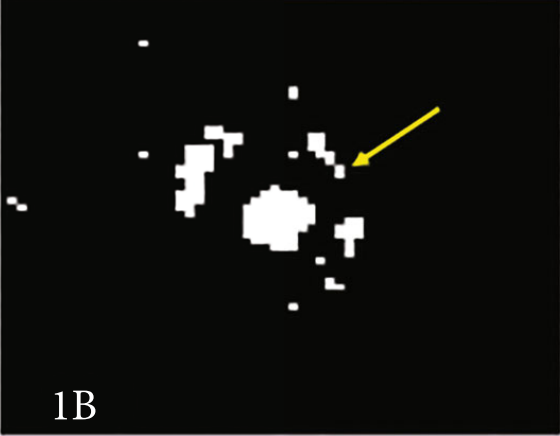
#> input picture similarity_index/2.png, 560 x 436 px
$ jupyter execute 'Connectivity Analysis.ipynb'
#> lines starting #> are read from the running program, lines starting #| are printed output that depends on the picture; after the words box and inside, x2 and y2 are one past the last pixel; in counts of white or black regions, pixels touching at a corner belong together; long printed decimals are rounded
[cell 1]
import cv2
import numpy as np
from skimage.color import rgb2lab
from sklearn.cluster import KMeans
import matplotlib.pyplot as plt
from skimage.measure import label, regionprops

# Function to calculate mean color value for a given label
def calculate_mean_color_from_label(image, labels, label):
    mask = labels == label
    return np.mean(image[mask], axis=0)

# Function to calculate similarity index
def calculate_similarity(mean_color1, mean_color2):
    similarity = np.linalg.norm(mean_color1 - mean_color2)
    return similarity

# Function to analyze clusters
def analyze_clusters(labels, n_clusters):
    for i in range(n_clusters):
        cluster_mask = labels == i
        labeled_cluster = label(cluster_mask)

        # Analyze properties of each region in the cluster
        for region in regionprops(labeled_cluster):
            # Example properties: Area, Eccentricity, Bounding box
            area = region.area
            eccentricity = region.eccentricity
            bbox = region.bbox
            print(f"Cluster {i}, Region Area: {area}, Eccentricity: {eccentricity}, BBox: {bbox}")

# Load the image
image_path = '2.png'
image = cv2.imread(image_path)
#> image is the input picture: shape (436, 560, 3); mean B, G, R 16, 18.3, 18

if image is None:
    print(f"Error: Image at {image_path} not found or could not be read.")
    exit()

# Convert the image from BGR to RGB
image = cv2.cvtColor(image, cv2.COLOR_BGR2RGB)

# Convert the image to CIELAB color space
lab_image = rgb2lab(image)
#> lab_image: shape (436, 560, 3) float64; mean of channels 0, 1, 2 6.2, -0.4, 0.9

# Reshape the image into a 2D array of pixels
pixels = lab_image.reshape((-1, 3))

# Perform k-means clustering
kmeans = KMeans(n_clusters=2, random_state=0, n_init=50)
labels = kmeans.fit_predict(pixels)

# Reshape the labels
labels = labels.reshape(lab_image.shape[:2])
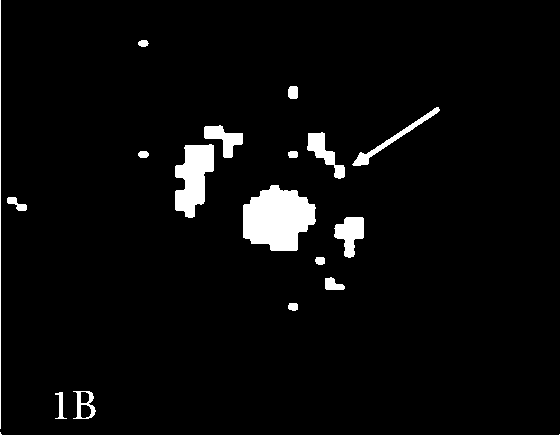
#> labels: shape (436, 560) int32; values 0 (black) and 1 (white), 4.2% white; 18 white regions, largest, box (x1, y1, x2, y2) and area: (243, 185, 316, 251) 3494, (175, 144, 214, 218) 1906, (334, 217, 364, 258) 754

# Visualize the original image and clustering result
fig, ax = plt.subplots(1, 2, figsize=(12, 6))
ax[0].imshow(image)
ax[0].set_title('Original Image')
ax[1].imshow(labels, cmap='jet')
ax[1].set_title('Clustering Result')
plt.show()
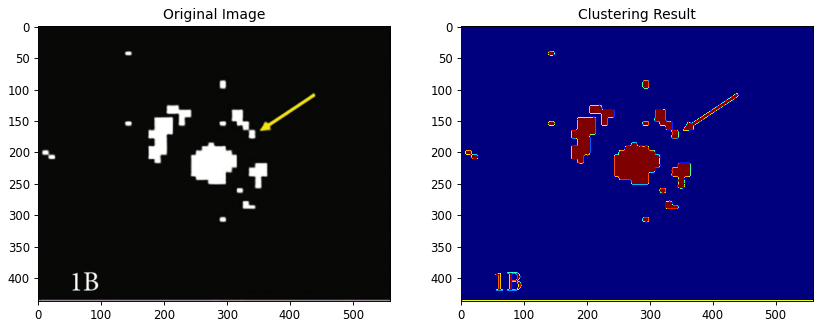
#> figure drawn by matplotlib, 2 panels

# Check the number of unique labels
unique_labels = np.unique(labels)
#> unique_labels = [0, 1]
print(f"Unique labels after clustering: {unique_labels}")
#| Unique labels after clustering: [0 1]

if len(unique_labels) != 2:
    print("Error: k-means did not produce two distinct regions.")
    exit()

# Calculate mean color values for each cluster
mean_color_tissue1 = calculate_mean_color_from_label(lab_image, labels, unique_labels[0])
#> mean_color_tissue1 = [2.57, -0.391, 0.735]
mean_color_tissue2 = calculate_mean_color_from_label(lab_image, labels, unique_labels[1])
#> mean_color_tissue2 = [90.26, -0.322, 4.57]

# Calculate similarity index
similarity_index = calculate_similarity(mean_color_tissue1, mean_color_tissue2)
#> in calculate_similarity, `similarity = np.linalg.norm(mean_color1 - mean_color2)`: similarity = 87.77
#> similarity_index = 87.77

# Print the similarity index
print("Similarity Index between Tissue 1 and Tissue 2:", similarity_index)
#| Similarity Index between Tissue 1 and Tissue 2: 87.769

# Analyze clusters for homogeneity/heterogeneity
analyze_clusters(labels, len(unique_labels))

[cell 2]
import cv2
import numpy as np
from skimage.color import rgb2lab
from sklearn.cluster import KMeans
import matplotlib.pyplot as plt
from skimage.measure import label, regionprops

# Function to calculate mean color value for a given label
def calculate_mean_color_from_label(image, labels, label):
    mask = labels == label
    return np.mean(image[mask], axis=0)

# Function to calculate similarity index
def calculate_similarity(mean_color1, mean_color2):
    similarity = np.linalg.norm(mean_color1 - mean_color2)
    return similarity

# Function to analyze clusters
def analyze_clusters(labels, n_clusters):
    for i in range(n_clusters):
        cluster_mask = labels == i
        labeled_cluster = label(cluster_mask)

        # Analyze properties of each region in the cluster
        for region in regionprops(labeled_cluster):
            # Example properties: Area, Eccentricity, Bounding box
            area = region.area
            eccentricity = region.eccentricity
            bbox = region.bbox
            print(f"Cluster {i}, Region Area: {area}, Eccentricity: {eccentricity}, BBox: {bbox}")

# Load the image
image_path = '1.png'
image = cv2.imread(image_path)
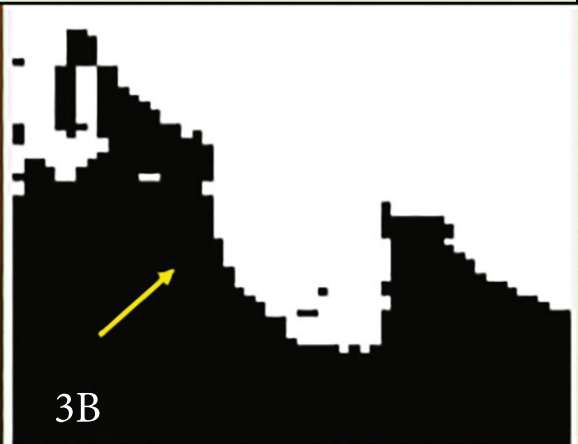
#> input picture similarity_index/1.png, 578 x 444 px
#> image is the input picture: shape (444, 578, 3); mean B, G, R 135.2, 137.1, 137.1

if image is None:
    print(f"Error: Image at {image_path} not found or could not be read.")
    exit()

# Convert the image from BGR to RGB
image = cv2.cvtColor(image, cv2.COLOR_BGR2RGB)

# Convert the image to CIELAB color space
lab_image = rgb2lab(image)
#> lab_image: shape (444, 578, 3) float64; mean of channels 0, 1, 2 53.4, -0.2, 0.8

# Reshape the image into a 2D array of pixels
pixels = lab_image.reshape((-1, 3))

# Perform k-means clustering
kmeans = KMeans(n_clusters=2, random_state=0, n_init=50)
labels = kmeans.fit_predict(pixels)

# Reshape the labels
labels = labels.reshape(lab_image.shape[:2])
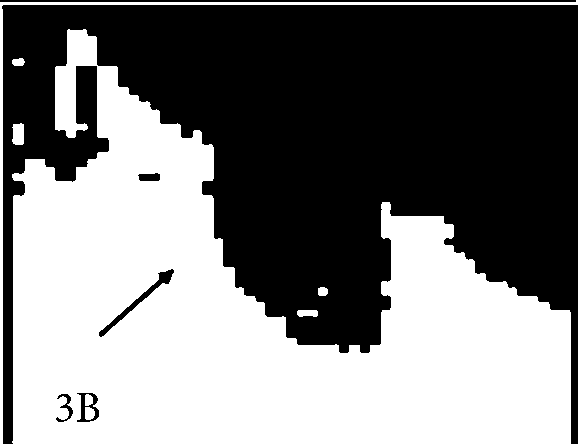
#> labels: shape (444, 578) int32; values 0 (black) and 1 (white), 47.5% white; 8 white regions, largest, box (x1, y1, x2, y2) and area: (12, 29, 571, 444) 118040, (0, 0, 578, 444) 3052, (12, 123, 24, 145) 234

# Visualize the original image and clustering result
fig, ax = plt.subplots(1, 2, figsize=(12, 6))
ax[0].imshow(image)
ax[0].set_title('Original Image')
ax[1].imshow(labels, cmap='jet')
ax[1].set_title('Clustering Result')
plt.show()

# Check the number of unique labels
unique_labels = np.unique(labels)
print(f"Unique labels after clustering: {unique_labels}")
#| Unique labels after clustering: [0 1]

if len(unique_labels) != 2:
    print("Error: k-means did not produce two distinct regions.")
    exit()

# Calculate mean color values for each cluster
mean_color_tissue1 = calculate_mean_color_from_label(lab_image, labels, unique_labels[0])
#> mean_color_tissue1 = [98.83, -0.297, 0.692]
mean_color_tissue2 = calculate_mean_color_from_label(lab_image, labels, unique_labels[1])
#> mean_color_tissue2 = [3.11, -0.179, 0.98]

# Calculate similarity index
similarity_index = calculate_similarity(mean_color_tissue1, mean_color_tissue2)
#> in calculate_similarity, `similarity = np.linalg.norm(mean_color1 - mean_color2)`: similarity = 95.72
#> similarity_index = 95.72

# Print the similarity index
print("Similarity Index between Tissue 1 and Tissue 2:", similarity_index)
#| Similarity Index between Tissue 1 and Tissue 2: 95.721

# Analyze clusters for homogeneity/heterogeneity
analyze_clusters(labels, len(unique_labels))
#> the loop in analyze_clusters, `for i in range(n_clusters):` made 2 passes
#> pass 1, in analyze_clusters, `labeled_cluster = label(cluster_mask)`:
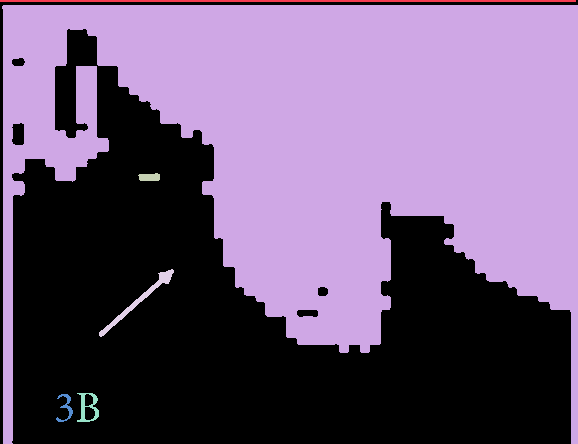
#> labeled_cluster: shape (444, 578) int32; 7 distinct labels, from 0 to 6; one colour per label, 0 black
#> pass 2, in analyze_clusters, `labeled_cluster = label(cluster_mask)`:
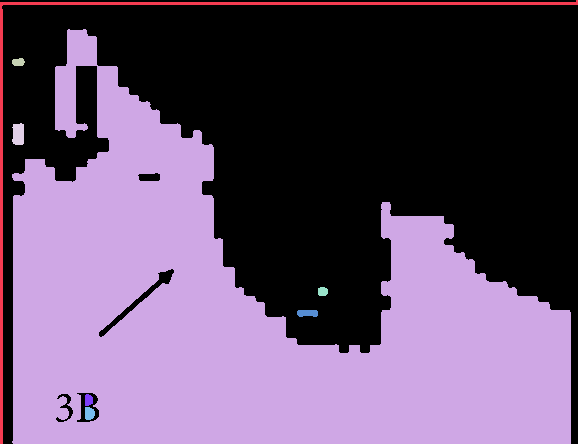
#> labeled_cluster: shape (444, 578) int32; 9 distinct labels, from 0 to 8; one colour per label, 0 black

[cell 3]
import cv2
import numpy as np
from skimage.color import rgb2lab
from sklearn.cluster import KMeans
import matplotlib.pyplot as plt
from skimage.measure import label, regionprops

# Function to calculate mean color value for a given label
def calculate_mean_color_from_label(image, labels, label):
    mask = labels == label
    return np.mean(image[mask], axis=0)

# Function to calculate similarity index
def calculate_similarity(mean_color1, mean_color2):
    similarity = np.linalg.norm(mean_color1 - mean_color2)
    return similarity

# Function to analyze clusters
def analyze_clusters(labels, n_clusters, lab_image):
    for i in range(n_clusters):
        cluster_mask = labels == i
        labeled_cluster = label(cluster_mask)

        # Displaying each cluster mask
        plt.figure()
        plt.imshow(cluster_mask, cmap='gray')
        plt.title(f'Cluster {i} Mask')
        plt.show()

        # Analyze properties of each region in the cluster
        for region in regionprops(labeled_cluster):
            area = region.area
            eccentricity = region.eccentricity
            bbox = region.bbox
            print(f"Cluster {i}, Region Area: {area}, Eccentricity: {eccentricity}, BBox: {bbox}")

            # [9 lines of commented-out code are left out]
image_path = '2.png'
image = cv2.imread(image_path)

if image is None:
    print(f"Error: Image at {image_path} not found or could not be read.")
    exit()

# Convert the image from BGR to RGB
image = cv2.cvtColor(image, cv2.COLOR_BGR2RGB)

# Convert the image to CIELAB color space
lab_image = rgb2lab(image)

# Reshape the image into a 2D array of pixels
pixels = lab_image.reshape((-1, 3))

# Perform k-means clustering
kmeans = KMeans(n_clusters=2, random_state=0, n_init=50)
labels = kmeans.fit_predict(pixels)

# Reshape the labels
labels = labels.reshape(lab_image.shape[:2])

# Visualize the original image and clustering result
fig, ax = plt.subplots(1, 2, figsize=(12, 6))
ax[0].imshow(image)
ax[0].set_title('Original Image')
ax[1].imshow(labels, cmap='jet')
ax[1].set_title('Clustering Result')
plt.show()

# Check the number of unique labels
unique_labels = np.unique(labels)
print(f"Unique labels after clustering: {unique_labels}")
#| Unique labels after clustering: [0 1]

if len(unique_labels) != 2:
    print("Error: k-means did not produce two distinct regions.")
    exit()

# Calculate mean color values for each cluster
mean_color_tissue1 = calculate_mean_color_from_label(lab_image, labels, unique_labels[0])
#> mean_color_tissue1 = [2.57, -0.391, 0.735]
mean_color_tissue2 = calculate_mean_color_from_label(lab_image, labels, unique_labels[1])
#> mean_color_tissue2 = [90.26, -0.322, 4.57]

# Calculate similarity index
similarity_index = calculate_similarity(mean_color_tissue1, mean_color_tissue2)
#> in calculate_similarity, `similarity = np.linalg.norm(mean_color1 - mean_color2)`: similarity = 87.77
#> similarity_index = 87.77
print("Similarity Index between Tissue 1 and Tissue 2:", similarity_index)
#| Similarity Index between Tissue 1 and Tissue 2: 87.769

# Analyze clusters for homogeneity/heterogeneity
analyze_clusters(labels, len(unique_labels), lab_image)

[cell 4]
import cv2
import numpy as np
from skimage.color import rgb2lab
from sklearn.cluster import KMeans
import matplotlib.pyplot as plt
from skimage.measure import label, regionprops

# Function to calculate mean color value for a given label
def calculate_mean_color_from_label(image, labels, label):
    mask = labels == label
    return np.mean(image[mask], axis=0)

# Function to calculate similarity index
def calculate_similarity(mean_color1, mean_color2):
    similarity = np.linalg.norm(mean_color1 - mean_color2)
    return similarity

# Function to analyze clusters
def analyze_clusters(labels, n_clusters, lab_image):
    for i in range(n_clusters):
        cluster_mask = labels == i
        labeled_cluster = label(cluster_mask)

        # Displaying each cluster mask
        plt.figure()
        plt.imshow(cluster_mask, cmap='gray')
        plt.title(f'Cluster {i} Mask')
        plt.show()

        # Analyze properties of each region in the cluster
        for region in regionprops(labeled_cluster):
            area = region.area
            eccentricity = region.eccentricity
            bbox = region.bbox
            print(f"Cluster {i}, Region Area: {area}, Eccentricity: {eccentricity}, BBox: {bbox}")

            # [9 lines of commented-out code are left out]
image_path = '3.png'
image = cv2.imread(image_path)
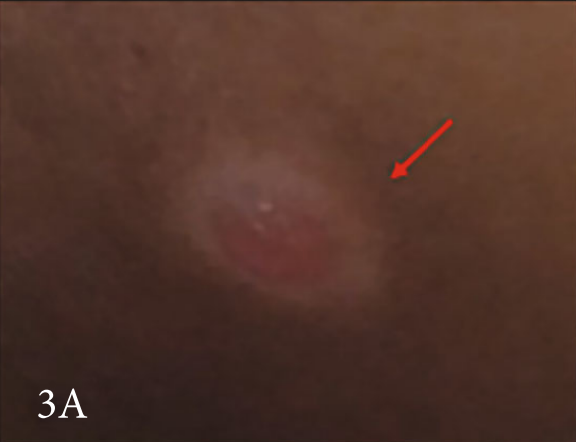
#> input picture similarity_index/3.png, 576 x 442 px
#> image is the input picture: shape (442, 576, 3); mean B, G, R 42.4, 52.5, 82.3

if image is None:
    print(f"Error: Image at {image_path} not found or could not be read.")
    exit()

# Convert the image from BGR to RGB
image = cv2.cvtColor(image, cv2.COLOR_BGR2RGB)

# Convert the image to CIELAB color space
lab_image = rgb2lab(image)
#> lab_image: shape (442, 576, 3) float64; mean of channels 0, 1, 2 25.1, 11.9, 11.8

# Reshape the image into a 2D array of pixels
pixels = lab_image.reshape((-1, 3))

# Perform k-means clustering
kmeans = KMeans(n_clusters=2, random_state=0, n_init=50)
labels = kmeans.fit_predict(pixels)

# Reshape the labels
labels = labels.reshape(lab_image.shape[:2])
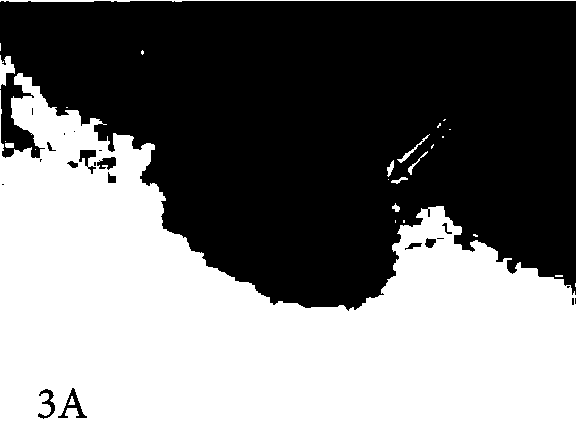
#> labels: shape (442, 576) int32; values 0 (black) and 1 (white), 48.2% white; 26 white regions (16 under 20 px), largest, box (x1, y1, x2, y2) and area: (0, 73, 576, 442) 121243, (0, 0, 576, 2) 686, (0, 55, 15, 89) 269

# Visualize the original image and clustering result
fig, ax = plt.subplots(1, 2, figsize=(12, 6))
ax[0].imshow(image)
ax[0].set_title('Original Image')
ax[1].imshow(labels, cmap='jet')
ax[1].set_title('Clustering Result')
plt.show()

# Check the number of unique labels
unique_labels = np.unique(labels)
print(f"Unique labels after clustering: {unique_labels}")
#| Unique labels after clustering: [0 1]

if len(unique_labels) != 2:
    print("Error: k-means did not produce two distinct regions.")
    exit()

# Calculate mean color values for each cluster
mean_color_tissue1 = calculate_mean_color_from_label(lab_image, labels, unique_labels[0])
#> mean_color_tissue1 = [30.67, 13.93, 14.54]
mean_color_tissue2 = calculate_mean_color_from_label(lab_image, labels, unique_labels[1])
#> mean_color_tissue2 = [19.09, 9.82, 8.86]

# Calculate similarity index
similarity_index = calculate_similarity(mean_color_tissue1, mean_color_tissue2)
#> in calculate_similarity, `similarity = np.linalg.norm(mean_color1 - mean_color2)`: similarity = 13.54
#> similarity_index = 13.54
print("Similarity Index between Tissue 1 and Tissue 2:", similarity_index)
#| Similarity Index between Tissue 1 and Tissue 2: 13.539

# Analyze clusters for homogeneity/heterogeneity
analyze_clusters(labels, len(unique_labels), lab_image)
#> the loop in analyze_clusters, `for i in range(n_clusters):` made 2 passes
#> pass 1, in analyze_clusters, `labeled_cluster = label(cluster_mask)`:
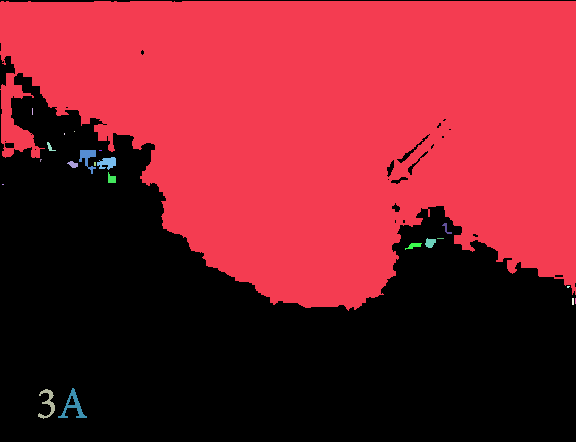
#> labeled_cluster: shape (442, 576) int32; 23 distinct labels, from 0 to 22; one colour per label, 0 black
#> pass 2, in analyze_clusters, `labeled_cluster = label(cluster_mask)`:
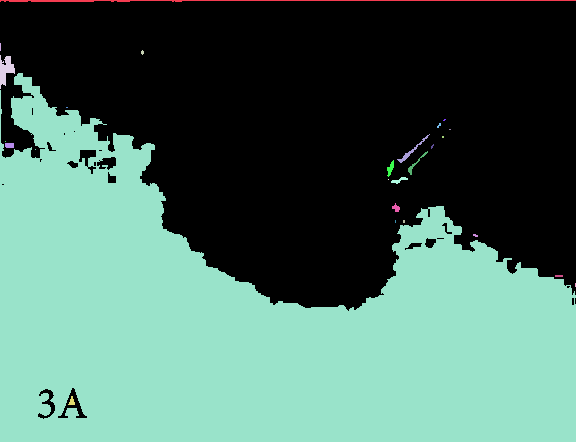
#> labeled_cluster: shape (442, 576) int32; 27 distinct labels, from 0 to 26; one colour per label, 0 black
